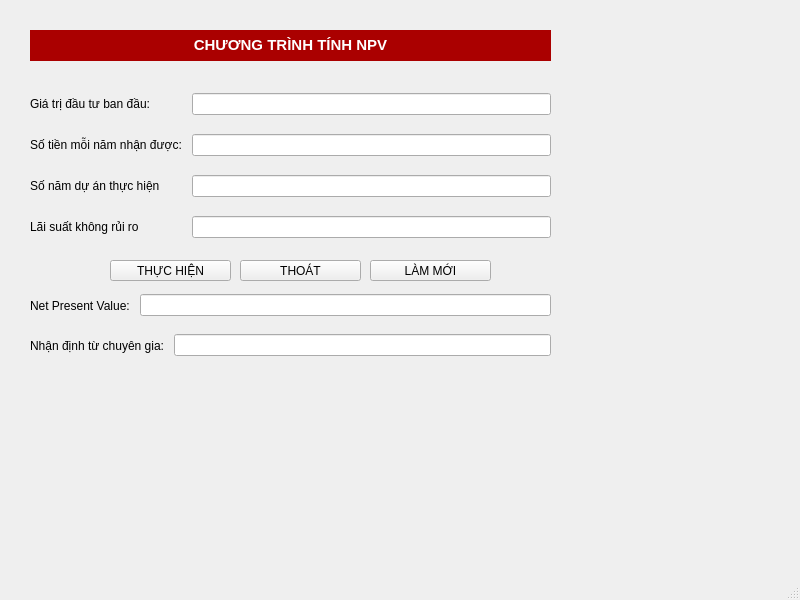
<?xml version="1.0" encoding="UTF-8"?>
<ui version="4.0">
 <class>MainWindow</class>
 <widget class="QMainWindow" name="MainWindow">
  <property name="geometry">
   <rect>
    <x>0</x>
    <y>0</y>
    <width>800</width>
    <height>600</height>
   </rect>
  </property>
  <property name="windowTitle">
   <string>LePhuocThinh</string>
  </property>
  <property name="windowIcon">
   <iconset>
    <normaloff>Ava/phuocthinh.jpg</normaloff>Ava/phuocthinh.jpg</iconset>
  </property>
  <widget class="QWidget" name="centralwidget">
   <widget class="QWidget" name="gridLayoutWidget">
    <property name="geometry">
     <rect>
      <x>30</x>
      <y>80</y>
      <width>521</width>
      <height>171</height>
     </rect>
    </property>
    <layout class="QGridLayout" name="gridLayout">
     <item row="0" column="0">
      <widget class="QLabel" name="label">
       <property name="text">
        <string>Giá trị đầu tư ban đầu:</string>
       </property>
      </widget>
     </item>
     <item row="1" column="1">
      <widget class="QLineEdit" name="lineEditCt"/>
     </item>
     <item row="0" column="1">
      <widget class="QLineEdit" name="lineEditC0"/>
     </item>
     <item row="2" column="1">
      <widget class="QLineEdit" name="lineEditT"/>
     </item>
     <item row="3" column="1">
      <widget class="QLineEdit" name="lineEditR"/>
     </item>
     <item row="1" column="0">
      <widget class="QLabel" name="label_2">
       <property name="text">
        <string>Số tiền mỗi năm nhận được: </string>
       </property>
      </widget>
     </item>
     <item row="2" column="0">
      <widget class="QLabel" name="label_3">
       <property name="text">
        <string>Số năm dự án thực hiện</string>
       </property>
      </widget>
     </item>
     <item row="3" column="0">
      <widget class="QLabel" name="label_4">
       <property name="text">
        <string>Lãi suất không rủi ro</string>
       </property>
      </widget>
     </item>
    </layout>
   </widget>
   <widget class="QWidget" name="horizontalLayoutWidget">
    <property name="geometry">
     <rect>
      <x>30</x>
      <y>290</y>
      <width>521</width>
      <height>31</height>
     </rect>
    </property>
    <layout class="QHBoxLayout" name="horizontalLayout">
     <item>
      <widget class="QLabel" name="label_5">
       <property name="text">
        <string>Net Present Value: </string>
       </property>
      </widget>
     </item>
     <item>
      <widget class="QLineEdit" name="lineEditNPV"/>
     </item>
    </layout>
   </widget>
   <widget class="QLabel" name="label_6">
    <property name="geometry">
     <rect>
      <x>30</x>
      <y>30</y>
      <width>521</width>
      <height>31</height>
     </rect>
    </property>
    <property name="styleSheet">
     <string notr="true">background-color: rgb(170, 0, 0);</string>
    </property>
    <property name="text">
     <string>&lt;html&gt;&lt;head/&gt;&lt;body&gt;&lt;p align=&quot;center&quot;&gt;&lt;span style=&quot; font-size:11pt; font-weight:600; color:#ffffff;&quot;&gt;CHƯƠNG TRÌNH TÍNH NPV&lt;/span&gt;&lt;/p&gt;&lt;/body&gt;&lt;/html&gt;</string>
    </property>
   </widget>
   <widget class="QPushButton" name="pushButtonThucHien">
    <property name="geometry">
     <rect>
      <x>110</x>
      <y>260</y>
      <width>121</width>
      <height>21</height>
     </rect>
    </property>
    <property name="text">
     <string>THỰC HIỆN</string>
    </property>
    <property name="icon">
     <iconset>
      <normaloff>icon/tinhtoan.png</normaloff>icon/tinhtoan.png</iconset>
    </property>
   </widget>
   <widget class="QWidget" name="horizontalLayoutWidget_2">
    <property name="geometry">
     <rect>
      <x>30</x>
      <y>330</y>
      <width>521</width>
      <height>31</height>
     </rect>
    </property>
    <layout class="QHBoxLayout" name="horizontalLayout_2">
     <item>
      <widget class="QLabel" name="label_7">
       <property name="text">
        <string>Nhận định từ chuyên gia: </string>
       </property>
      </widget>
     </item>
     <item>
      <widget class="QLineEdit" name="lineEdit_6"/>
     </item>
    </layout>
   </widget>
   <widget class="QPushButton" name="pushButtonThoat">
    <property name="geometry">
     <rect>
      <x>240</x>
      <y>260</y>
      <width>121</width>
      <height>21</height>
     </rect>
    </property>
    <property name="text">
     <string>THOÁT</string>
    </property>
    <property name="icon">
     <iconset>
      <normaloff>icon/close.png</normaloff>icon/close.png</iconset>
    </property>
   </widget>
   <widget class="QPushButton" name="pushButtonThucHien_3">
    <property name="geometry">
     <rect>
      <x>370</x>
      <y>260</y>
      <width>121</width>
      <height>21</height>
     </rect>
    </property>
    <property name="text">
     <string>LÀM MỚI</string>
    </property>
    <property name="icon">
     <iconset>
      <normaloff>icon/next.png</normaloff>icon/next.png</iconset>
    </property>
   </widget>
  </widget>
  <widget class="QMenuBar" name="menubar">
   <property name="geometry">
    <rect>
     <x>0</x>
     <y>0</y>
     <width>800</width>
     <height>18</height>
    </rect>
   </property>
  </widget>
  <widget class="QStatusBar" name="statusbar"/>
 </widget>
 <resources/>
 <connections/>
</ui>
